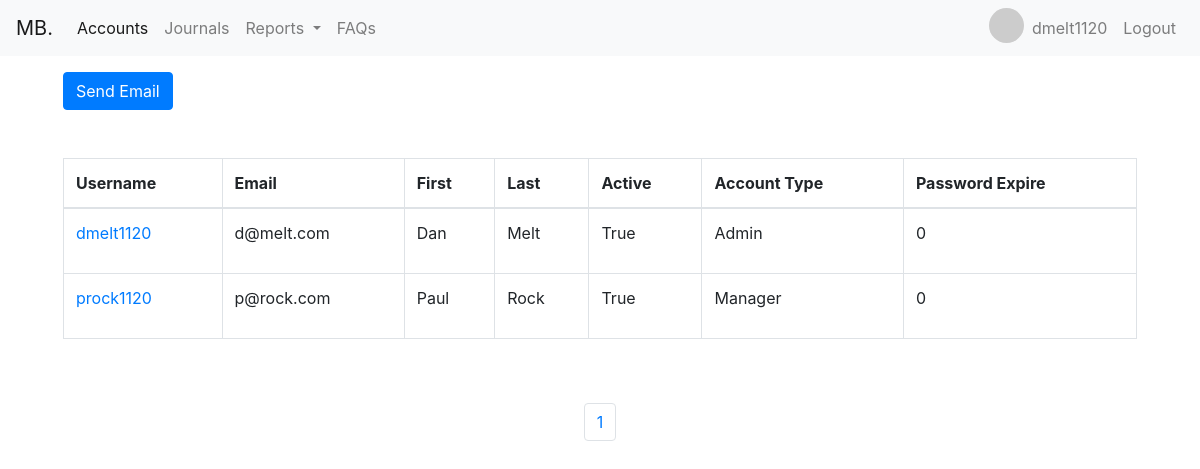
Page /userpage/ (signed in) on the earlier database version.
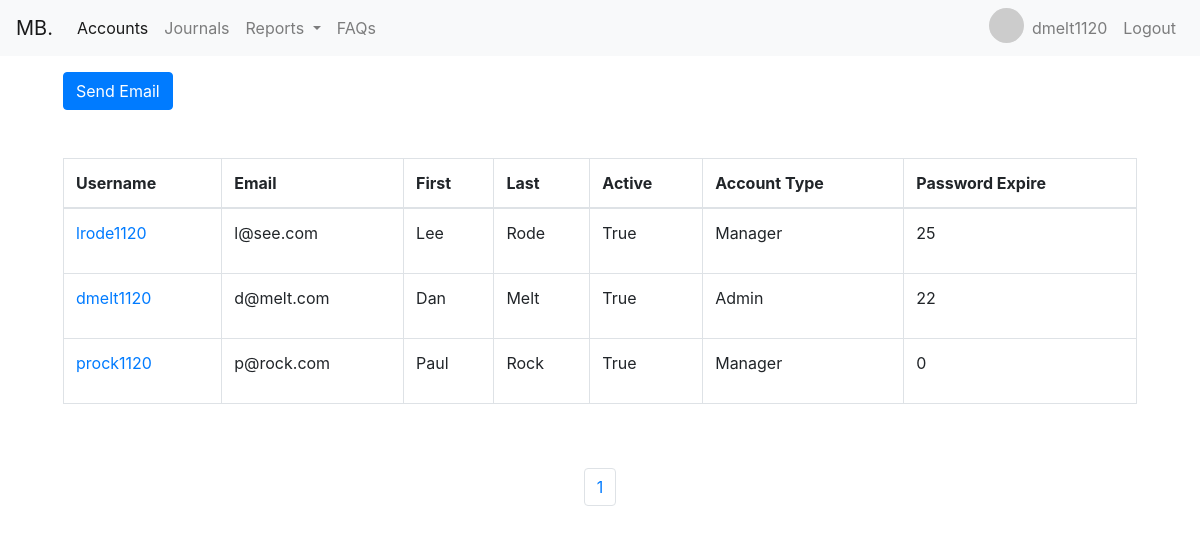
Same page on the later database version.
### register/models.py (models this page shows, shortened)
class User(AbstractBaseUser):
    user_types = (
        (1, "Accountant"),
        (2, "Manager"),
        (3, "Admin"),
    )
    security_questions = (
        (1, "Whats is your mother maiden name?"),
        (2, "What is your favorite color?"),
        (3, "What is your biggest fear?"),
    )
    email = models.EmailField(
        verbose_name='email address',
        max_length=255,
        unique=True,
    )
    first_name = models.CharField(max_length=255)
    last_name = models.CharField(max_length=255)
    username = models.CharField(max_length=255)
    active = models.BooleanField(default=False)
    staff = models.BooleanField(default=False)
    admin = models.BooleanField(default=False)
    date_joined = models.DateField(auto_now_add=True)
    password_expiration = models.IntegerField(default=0)
    user_type = models.IntegerField(choices=user_types, default=1)
    date_of_birth = models.DateField(null=True)
    security_question = models.IntegerField(
        choices=security_questions, null=True)
    security_answer = models.CharField(max_length=100, null=True)
    deactive_time_start = models.DateField(null=True, blank=True)
    deactive_time_end = models.DateField(null=True, blank=True)
    address = models.CharField(max_length=150, blank=True)
    zip_code = models.CharField(max_length=12, blank=True)
    city = models.CharField(max_length=50, blank=True)
    state = models.CharField(max_length=50, blank=True)
    USERNAME_FIELD = 'email'
    REQUIRED_FIELDS = ['first_name', 'last_name',
                       'date_of_birth', 'security_question',
                       'security_answer', 'user_type']
    objects = UserManager()
    class Meta:
        ordering = ['-date_joined']
    def __str__(self):
        return self.email
    @property
    def is_active(self):
        return self.active

### register/views.py (the view, shortened to what this page needs)
# urls.py: path('userpage/', views.UserProfileView.as_view(), name='userprofiles'),
class UserProfileView(ListView, FormView):
    model = User
    paginate_by = 25
    template_name = "register/userprofiles.html"
    form_class = SendEmailForm
    success_url = reverse_lazy('userprofiles')

### register/templates/register/userprofiles.html (shortened to what this page needs)
{% extends "accounting/base.html"%}
{% load widget_tweaks %}
{% block content %}
<div class="container-fluid ">
    <a href="#user" class="btn btn-primary ml-5 mt-3" rel="jqmodal:open">Send
        Email</a>
    <div class="p-5">
        <table class="table table-hover table-bordered">
            <thead>
                <tr>
                    <th scope="col">Username</th>
                    <th scope="col">Email</th>
                    <th scope="col">First</th>
                    <th scope="col">Last</th>
                    <th scope="col">Active</th>
                    <th scope="col">Account Type</th>
                    <th scope="col">Password Expire</th>
                </tr>
            </thead>
            <tbody>
                {% for user in page_obj %}
                <tr>
                    <td><a href="{% url 'userprofilesupdate' user.id %}">{{user.username}}</a></td>
                    <td>{{user.email}}</td>
                    <td>{{user.first_name}}</td>
                    <td>{{user.last_name}}</td>
                    <td>{{user.active}}</td>
                    <td>
                        {% if user.user_type == 1 %}
                        <p>Accountant</p>
                        {% elif user.user_type == 2 %}
                        <p>Manager</p>
                        {% else %}
                        <p>Admin</p>
                        {% endif %}
                    </td>
                    <td>
                        {{user.password_expiration}}
                    </td>
                </tr>
                {% endfor %}
            </tbody>
        </table>
    </div>
    <ul class="pagination justify-content-center">
        {% for page in paginator.page_range %}
        <li class="page-item {% if page == current_page.number %}active{% endif %}">
            <a class="page-link" href="?page={{ page }}">{{ page }}</a>
        </li>
        {% endfor %}
    </ul>
</div>
{% endblock %}

### accounting/templates/accounting/navbar.html (shortened to what this page needs)
<nav class="navbar navbar-expand-lg navbar-light bg-light">
    <a class="navbar-brand" href="{% url 'home' %}">MB.</a>
    {% if user.user_type == 3 %}
    <div class="collapse navbar-collapse" id="navbarNavDropdown">
        <ul class="navbar-nav mr-auto">
            <li class="nav-item active">
                <a class="nav-link" href="{% url 'accounthome' %}">Accounts<span class="sr-only">(current)</span></a>
            </li>
            <li class="nav-item">
                <a class="nav-link" href="{% url 'journal' %}">Journals</a>
            </li>
            <li class="nav-item dropdown">
                <a class="nav-link dropdown-toggle" href="#" id="navbarDropdownMenuLink" data-toggle="dropdown"
                    aria-haspopup="true" aria-expanded="false">
                    Reports
                </a>
            </li>
            <li class="nav-item">
                <a class="nav-link" href="{% url 'faqs' %}">FAQs</a>
            </li>
        </ul>
        <ul class="navbar-nav">
            <li class="nav-item">
                <img src="https://ui-avatars.com/api/?name=John+Doe" alt="Avatar" class="avatar">
            </li>
            <li class="nav-item">
                <a class="nav-link" href="#">{{user.username}}</a>
            </li>
            <li class="nav-item">
                <a class="nav-link" href="{% url 'logout' %}">Logout</a>
            </li>
        </ul>
                    {% endif %}
                </div>
</nav>

Differences in the rows shown:
changed User "dmelt1120": password_expiration "0" → "22"
added User: username "lrode1120", email "l@see.com", first_name "Lee", last_name "Rode", active "True", user_type "Manager", password_expiration "25"
